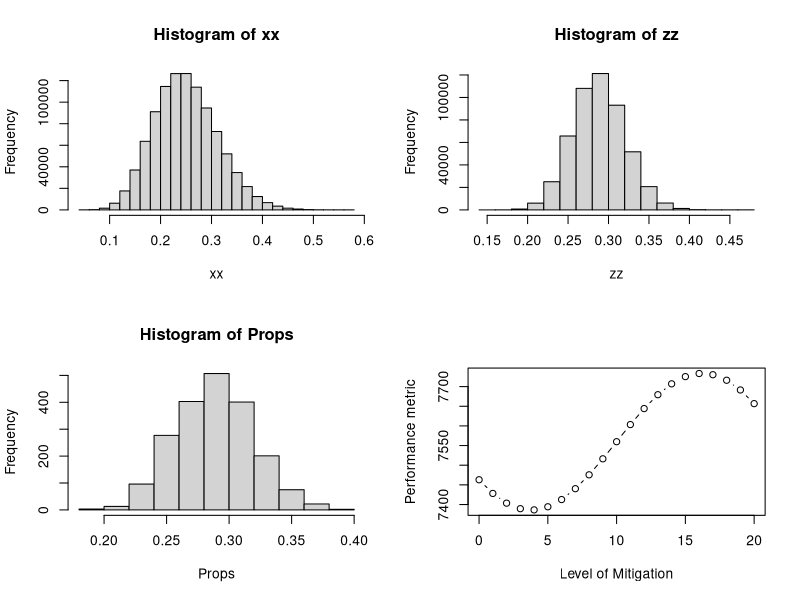

Generate this figure with R:
Project <- function(Props,Level,States,NumInEachState,Print)
{  
 Nstate <- length(NumInEachState)
 Nprop <- length(Props) 
  
 ExpectedValue <- 0
 TableLine <- rep(0,Nstate)
 
 # Proportion which rrecovert
 Recover = 1.0/(1+exp(-1*0.2*(Level-10)))
 
 # Work through each entry
 for (II in 1:Nprop)
  {
   # Number of people without the disease
   Perf <- (1-Props[II]) + Props[II] * Recover
   # Objective function
   Perf <- Perf*10000 - Level*100
   TableLine[States[II]] <- TableLine[States[II]] + Perf
   ExpectedValue <- ExpectedValue + Perf
 } 
 
 # Find expected values
 ExpectedValue <- ExpectedValue / Nprop  
 for (JJ in 1:Nstate)
  TableLine[JJ]  <- TableLine[JJ] / NumInEachState[JJ]
 if (Print==T) cat(Level,TableLine,ExpectedValue,"\n")
 return(ExpectedValue)
 
}

xx <- rbeta(1000000,12,36)

yy <- dbinom(45,150,xx)

zz <- sample(xx,500000,replace=T,prob=yy)

par(mfrow=c(2,2))
hist(xx)
hist(zz)

# Part A - check the posterior
alpha <- 12+45
beta <- 36+(150-45)
meanV <- alpha/(alpha+beta)
var <- alpha*beta/((alpha+beta)^2*(alpha+beta+1))
cat(alpha,beta,meanV,sqrt(var),"\n")
cat("Check",mean(zz),sd(zz),"\n")

# Select the cut-offs
pers <- c(0.2,0.4,0.6,0.8)
Cutoff <- qbeta(pers,alpha,beta)
Ncut <- length(Cutoff)
print(Cutoff)

# Generate from the posterior
Props <- rbeta(2000,alpha,beta)
hist(Props)
Nprop <- length(Props)

# Assign each proportion to a state of nature
States <- rep(0,Nprop)
NumInEachState <- rep(0,Ncut+1)
for (II in 1:Nprop)
 { 
  Icol <- Ncut + 1
  for (JJ in Ncut:1) if (Props[II] < Cutoff[JJ]) Icol <- JJ  
  States[II] <- Icol
  NumInEachState[Icol] <- NumInEachState[Icol] + 1
 }
print(NumInEachState)

Project(Props,4,States,NumInEachState,Print=T)
Project(Props,10,States,NumInEachState,Print=T)
Project(Props,14,States,NumInEachState,Print=T)
Project(Props,20,States,NumInEachState,Print=T)

Vals <- seq(from=0,to=20,by=1)
Perf <- rep(0,length(Vals))
for (II in 1:length(Vals))
 Perf[II] <-  Project(Props,Vals[II],States,NumInEachState,Print=F) 
plot(Vals,Perf,xlab="Level of Mitigation",ylab="Performance metric",type='b')


